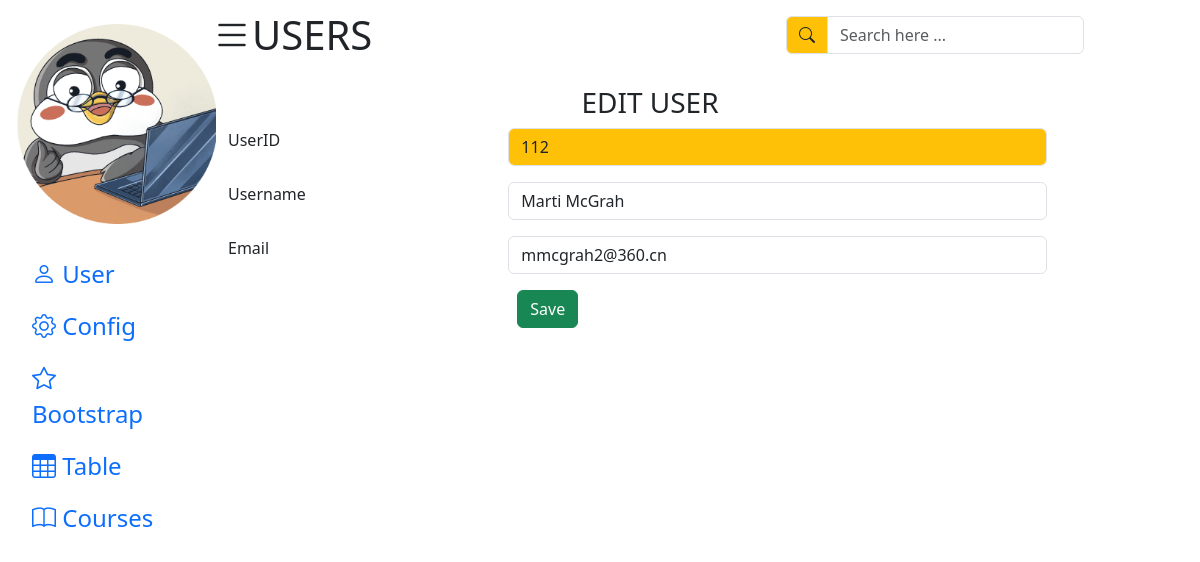
/admin/user_edit.php?id=112, run on the app's committed database.
### tables this page shows
CREATE TABLE `users` (
  `id` int(11) NOT NULL,
  `username` varchar(60) NOT NULL,
  `email` varchar(100) NOT NULL,
  `password` varchar(50) NOT NULL
);

### admin/user_edit.php (the view, shortened to what this page needs)
<?php
    if(isset($_GET['id'])){
    $uid = $_GET['id'];
    try{
        $conn = new PDO("mysql:host=localhost;dbname=tek4", "root", "");
        $sql_check = "SELECT * FROM users WHERE id ='$uid'";
        $stmt = $conn->prepare($sql_check);
        $stmt->execute();
        if($stmt->rowCount()>0){
            $user = $stmt->fetch();
        }
    }catch(PDOException $e){
        echo $e->getMessage();
    }
}
?>
<!doctype html>
<html lang="en">
<head>
    <link href="https://cdn.jsdelivr.net/npm/bootstrap@5.3.1/dist/css/bootstrap.min.css" rel="stylesheet">
    <link rel="stylesheet" href="https://cdn.jsdelivr.net/npm/bootstrap-icons@1.11.0/font/bootstrap-icons.css">
</head>
<body>
<div class="container-fluid">
    <div class="row">
        <?php
        include "../layout/footer.php";
        ?>
        <div class="col-md-9 main">
            <?php
            include "../layout/header.php";
            ?>
            <div class="main-content vh-100 p-3">
                <h3 class=" text-center text-uppercase">Edit User</h3>
                <form action="process_user_edit.php" method="post">
                    <div class="row input-group mb-3">
                        <div class="col-md-4 ">
                            UserID
                        </div>
                        <div class="col-md-8">
                            <input type="text" name="uid" id="" class="form-control bg-warning" value="<?= $user[0]; ?>" readonly>
                        </div>
                    </div>
                    <div class="row input-group mb-3">
                        <div class="col-md-4 ">
                            Username
                        </div>
                        <div class="col-md-8">
                            <input type="text" name="user" id="" class="form-control " value="<?= $user[1]; ?>" >
                        </div>
                    </div>
                    <div class="row input-group mb-3">
                        <div class="col-md-4 ">
                            Email
                        </div>
                        <div class="col-md-8">
                            <input type="email" name="mail" id="" class="form-control" value="<?= $user[2]; ?>">
                        </div>
                    </div>
                    <div class="row">
                        <div class="col-md-4"></div>
                        <div class="col-md-8">
                            <button type="submit" class="btn btn-success" name="sbmSave">Save</button>
                        </div>
                    </div>
                </form>
            </div>
        </div>
    </div>
</div>
</body>
</html>

### data on the page
users: uid "112", user "Marti McGrah", mail "mmcgrah2@360.cn"
